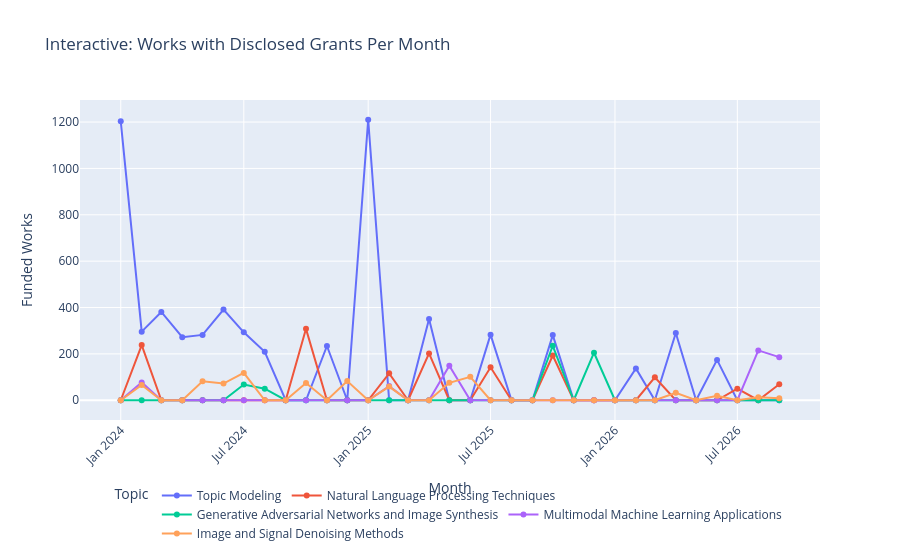

Notebook source saved alongside this figure:
### Markdown cell above
### 6. Funders Per Month Per Topic (2024–2026)
Tracks active research funding agencies and explicit grant disclosures. OpenAlex records institutional grants (NSF, European Commission, NSFC), serving as a proxy for institutional backing.

### Code cell
# Dual-panel: Distinct Funders & Funded Works Ratio
fig, axes = plt.subplots(1, 2, figsize=(16, 6), sharex=True)

sns.lineplot(
    data=df_monthly,
    x="month",
    y="funders_count",
    hue="topic_name",
    marker="o",
    linewidth=2.2,
    ax=axes[0],
    legend=False
)
axes[0].set_title("Distinct Active Funding Agencies Per Month", fontsize=12, fontweight="bold")
axes[0].set_ylabel("Distinct Funders Count")
axes[0].tick_params(axis="x", rotation=45)

sns.lineplot(
    data=df_monthly,
    x="month",
    y="funded_works_share_pct",
    hue="topic_name",
    marker="s",
    linewidth=2.2,
    ax=axes[1]
)
axes[1].set_title("Funded Works Share (% with Disclosed Grants)", fontsize=12, fontweight="bold")
axes[1].set_ylabel("Funded Works (%)")
axes[1].tick_params(axis="x", rotation=45)
axes[1].legend(title="Topic", bbox_to_anchor=(1.02, 1), loc="upper left")

plt.tight_layout()
plt.show()

# Plotly Interactive Funded Works Trajectory
fig_fund = px.line(
    df_monthly,
    x="month",
    y="funded_works_count",
    color="topic_name",
    markers=True,
    title="Interactive: Works with Disclosed Grants Per Month",
    labels={"funded_works_count": "Funded Works", "month": "Month", "topic_name": "Topic"}
)
fig_fund.update_layout(xaxis_tickangle=-45, legend=dict(orientation="h", yanchor="bottom", y=-0.4, xanchor="center", x=0.5))
fig_fund.show()

### Figure 1 — Plotly figure (JSON) as saved in the notebook; plotly's stock layout.template omitted (floating-point values rounded to 4 significant figures)
{"data": [{"hovertemplate": "Topic=Topic Modeling<br>Month=%{x}<br>Funded Works=%{y}<extra></extra>", "legendgroup": "Topic Modeling", "line": {"color": "#636efa", "dash": "solid"}, "marker": {"symbol": "circle"}, "mode": "lines+markers", "name": "Topic Modeling", "orientation": "v", "showlegend": true, "type": "scatter", "x": ["2024-01", "2024-02", "2024-03", "2024-04", "2024-05", "2024-06", "2024-07", "2024-08", "2024-09", "2024-10", "2024-11", "2024-12", "2025-01", "2025-02", "2025-03", "2025-04", "2025-05", "2025-06", "2025-07", "2025-08", "2025-09", "2025-10", "2025-11", "2025-12", "2026-01", "2026-02", "2026-03", "2026-04", "2026-05", "2026-06", "2026-07", "2026-08", "2026-09"], "xaxis": "x", "y": [1203, 296, 381, 272, 282, 391, 293, 209, 0, 0, 234, 0, 1210, 0, 0, 350, 0, 0, 283, 0, 0, 281, 0, 0, 0, 137, 0, 290, 0, 174, 0, 0, 0], "yaxis": "y"}, {"hovertemplate": "Topic=Natural Language Processing Techniques<br>Month=%{x}<br>Funded Works=%{y}<extra></extra>", "legendgroup": "Natural Language Processing Techniques", "line": {"color": "#EF553B", "dash": "solid"}, "marker": {"symbol": "circle"}, "mode": "lines+markers", "name": "Natural Language Processing Techniques", "orientation": "v", "showlegend": true, "type": "scatter", "x": ["2024-01", "2024-02", "2024-03", "2024-04", "2024-05", "2024-06", "2024-07", "2024-08", "2024-09", "2024-10", "2024-11", "2024-12", "2025-01", "2025-02", "2025-03", "2025-04", "2025-05", "2025-06", "2025-07", "2025-08", "2025-09", "2025-10", "2025-11", "2025-12", "2026-01", "2026-02", "2026-03", "2026-04", "2026-05", "2026-06", "2026-07", "2026-08", "2026-09"], "xaxis": "x", "y": [0, 238, 0, 0, 0, 0, 0, 0, 0, 308, 0, 0, 0, 116, 0, 202, 0, 0, 142, 0, 0, 193, 0, 0, 0, 0, 99, 0, 0, 0, 50, 0, 69], "yaxis": "y"}, {"hovertemplate": "Topic=Generative Adversarial Networks and Image Synthesis<br>Month=%{x}<br>Funded Works=%{y}<extra></extra>", "legendgroup": "Generative Adversarial Networks and Image Synthesis", "line": {"color": "#00cc96", "dash": "solid"}, "marker": {"symbol": "circle"}, "mode": "lines+markers", "name": "Generative Adversarial Networks and Image Synthesis", "orientation": "v", "showlegend": true, "type": "scatter", "x": ["2024-01", "2024-02", "2024-03", "2024-04", "2024-05", "2024-06", "2024-07", "2024-08", "2024-09", "2024-10", "2024-11", "2024-12", "2025-01", "2025-02", "2025-03", "2025-04", "2025-05", "2025-06", "2025-07", "2025-08", "2025-09", "2025-10", "2025-11", "2025-12", "2026-01", "2026-02", "2026-03", "2026-04", "2026-05", "2026-06", "2026-07", "2026-08", "2026-09"], "xaxis": "x", "y": [0, 0, 0, 0, 0, 0, 68, 50, 0, 0, 0, 0, 0, 0, 0, 0, 0, 0, 0, 0, 0, 235, 0, 205, 0, 0, 0, 0, 0, 0, 0, 0, 0], "yaxis": "y"}, {"hovertemplate": "Topic=Multimodal Machine Learning Applications<br>Month=%{x}<br>Funded Works=%{y}<extra></extra>", "legendgroup": "Multimodal Machine Learning Applications", "line": {"color": "#ab63fa", "dash": "solid"}, "marker": {"symbol": "circle"}, "mode": "lines+markers", "name": "Multimodal Machine Learning Applications", "orientation": "v", "showlegend": true, "type": "scatter", "x": ["2024-01", "2024-02", "2024-03", "2024-04", "2024-05", "2024-06", "2024-07", "2024-08", "2024-09", "2024-10", "2024-11", "2024-12", "2025-01", "2025-02", "2025-03", "2025-04", "2025-05", "2025-06", "2025-07", "2025-08", "2025-09", "2025-10", "2025-11", "2025-12", "2026-01", "2026-02", "2026-03", "2026-04", "2026-05", "2026-06", "2026-07", "2026-08", "2026-09"], "xaxis": "x", "y": [0, 77, 0, 0, 0, 0, 0, 0, 0, 0, 0, 0, 0, 61, 0, 0, 149, 0, 0, 0, 0, 0, 0, 0, 0, 0, 0, 0, 0, 0, 0, 215, 186], "yaxis": "y"}, {"hovertemplate": "Topic=Image and Signal Denoising Methods<br>Month=%{x}<br>Funded Works=%{y}<extra></extra>", "legendgroup": "Image and Signal Denoising Methods", "line": {"color": "#FFA15A", "dash": "solid"}, "marker": {"symbol": "circle"}, "mode": "lines+markers", "name": "Image and Signal Denoising Methods", "orientation": "v", "showlegend": true, "type": "scatter", "x": ["2024-01", "2024-02", "2024-03", "2024-04", "2024-05", "2024-06", "2024-07", "2024-08", "2024-09", "2024-10", "2024-11", "2024-12", "2025-01", "2025-02", "2025-03", "2025-04", "2025-05", "2025-06", "2025-07", "2025-08", "2025-09", "2025-10", "2025-11", "2025-12", "2026-01", "2026-02", "2026-03", "2026-04", "2026-05", "2026-06", "2026-07", "2026-08", "2026-09"], "xaxis": "x", "y": [0, 66, 0, 0, 82, 72, 118, 0, 0, 74, 0, 83, 0, 59, 0, 0, 75, 101, 0, 0, 0, 0, 0, 0, 0, 0, 0, 32, 0, 19, 0, 13, 9], "yaxis": "y"}], "layout": {"legend": {"orientation": "h", "title": {"text": "Topic"}, "tracegroupgap": 0, "x": 0.5, "xanchor": "center", "y": -0.4, "yanchor": "bottom"}, "title": {"text": "Interactive: Works with Disclosed Grants Per Month"}, "xaxis": {"anchor": "y", "domain": [0.0, 1.0], "tickangle": -45, "title": {"text": "Month"}}, "yaxis": {"anchor": "x", "domain": [0.0, 1.0], "title": {"text": "Funded Works"}}}}
